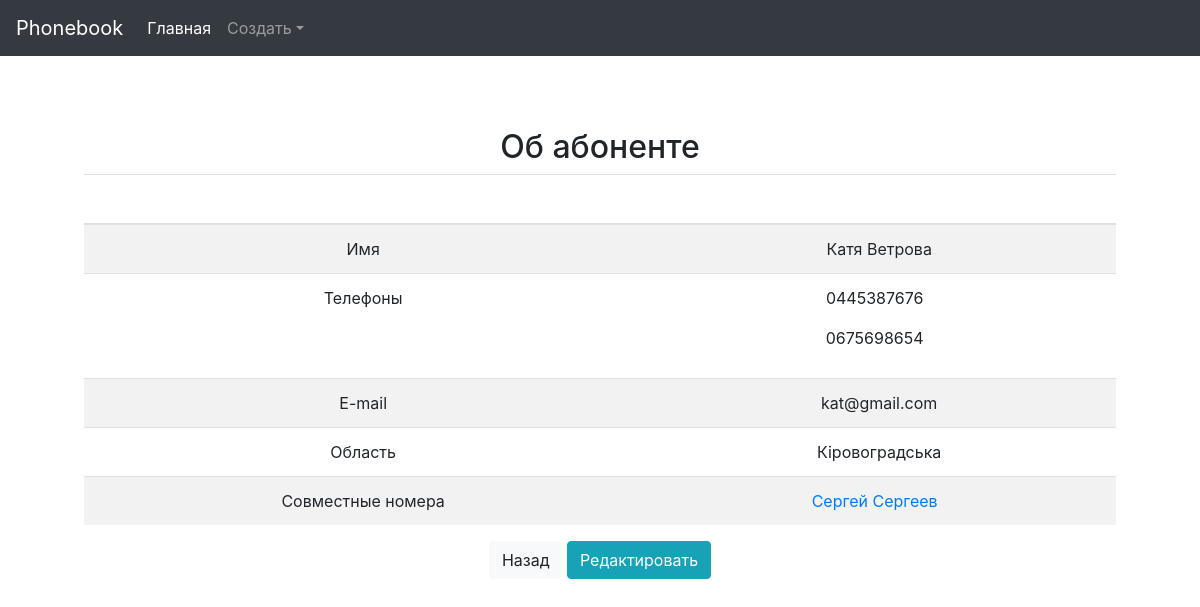
/detail/5/, run on an earlier commit of the app's database.
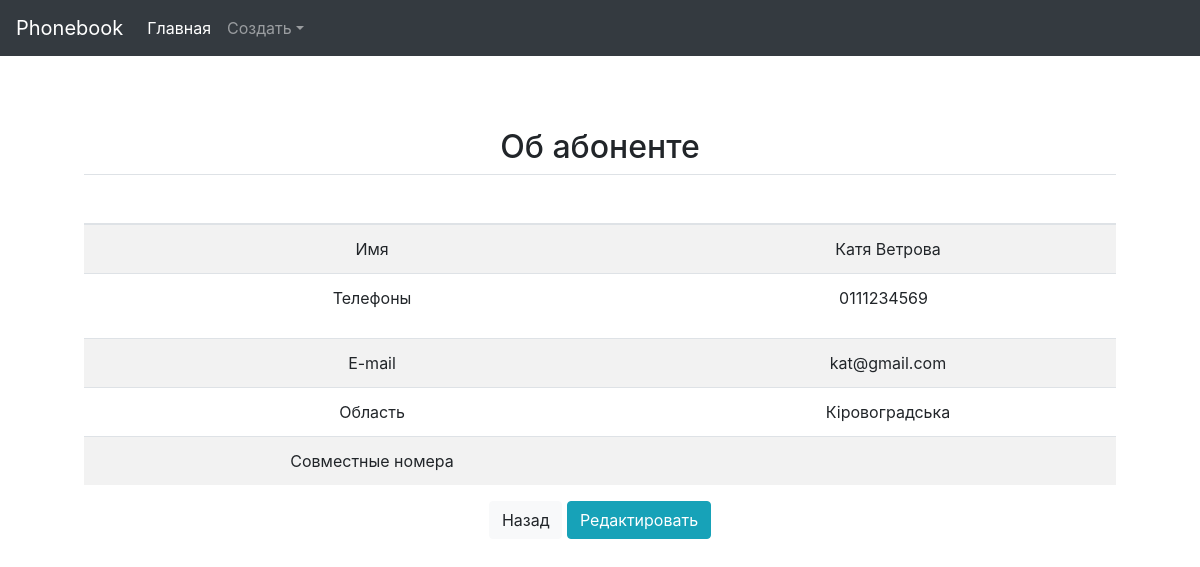
And on a later commit of the database.
### subscribers/models.py (models this page shows, shortened)
class Phone(models.Model):
    number = models.CharField(max_length=10, unique=True, )
    class Meta:
        verbose_name = 'Телефон'
        verbose_name_plural = 'Телефоны'
        ordering = ['number']
    def __str__(self):
        return str(self.number)

class Person(models.Model):
    name = models.CharField(max_length=100, verbose_name='Имя')
    last_name = models.CharField(max_length=100, verbose_name='Фамилия')
    email = models.EmailField(unique=True)
    region = models.ForeignKey(Region, verbose_name='Область', on_delete=models.CASCADE)
    phones = models.ManyToManyField(Phone, verbose_name='Телефон')
    class Meta:
        verbose_name = 'Абонент'
        verbose_name_plural = 'Абоненты'
        ordering = ['last_name']
    def __str__(self):
        return '%s %s' % (self.last_name, self.name)

### subscribers/views.py (the view)
# urls.py: url(r'^detail/(?P<pk>\d+)/$', views.person_detail, name='detail'),
def person_detail(request, pk):
    object = get_object_or_404(Person, id=pk)
    contacts = {}
    _phones = object.phones.all()
    _names_first_level = Person.objects.filter(phones__in=_phones).exclude(id=object.id)
    print(_names_first_level)
    if _names_first_level.exists():
        for name in _names_first_level:
            contacts[name] = Person.objects.filter(phones__in=name.phones.all()).exclude(id=object.id).distinct()
    context = {
            'object': object,
            'contacts': contacts
        }
    return render(request, 'subscribers/detail.html', context)

### subscribers/templates/subscribers/detail.html (shortened to what this page needs)
{% extends 'base.html' %}
{%load staticfiles%}
{% block content %}
<div  class="container">
    <h2 class="centr"><span>Об абоненте</span></h2>
   <div class="row">
        <div class="col-md-12 mx-auto">
            <table class="table table-striped">
            <thead>
                <tr>
                    <th scope="col">&nbsp;</th>
                    <th scope="col">&nbsp;</th>
                </tr>
            </thead>
            <tbody>
                <tr>
                    <td>Имя</td>
                    <td>{{ object.name }}&nbsp;{{ object.last_name }}</td>
                </tr>
                <tr>
                    <td>Телефоны</td>
                    <td>{% for phone in object.phones.all %} <p>{{phone}} &nbsp;</p> {% endfor %}</td>
                </tr>
                <tr>
                    <td>E-mail</td>
                    <td>{{ object.email }}</td>
                </tr>
                <tr>
                    <td>Область</td>
                    <td>{{ object.region.name }}</td>
                </tr>
                <tr>
                    <td>Совместные номера</td>
                    <td>
                        {% for key, value in contacts.items %}
                            {%for val in value%}
                                <a href="{%url 'detail' pk=val.id %}">{{val.name}}&nbsp;{{val.last_name}}</a>&nbsp;&nbsp;<br/>
                            {% endfor %}
                        {% endfor %}
                    </td>
                </tr>
            </tbody>
            </table>
             <a href="{%url 'home' %}"><button type="button" class='btn btn-light ' >Назад</button></a>
             <a href="{%url 'update' pk=object.id %}"><button type="button" class='btn btn-info ' >Редактировать</button></a>
        </div>
    </div>
</div>
{% endblock %}

What changed in the data, as far as the page shows it:
no longer on this page (row unchanged): Phone: number "0445387676"
no longer on this page (row unchanged): Phone: number "0675698654"
removed Person: name "Сергей", last_name "Сергеев"
now on this page (row unchanged): Phone: number "0111234569"
